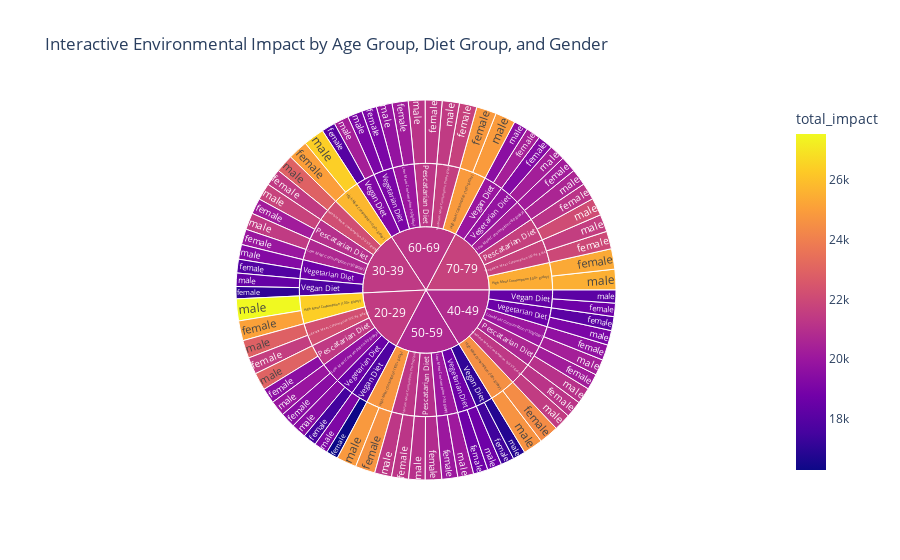

The cell this chart's notebook holds for it:
### Code cell
# Assuming 'df' is your DataFrame and you have hierarchical data such as age_group -> diet_group -> sex
# You also need a measure to sum up for the sizes of the Sunburst segments, such as 'total_impact'
fig = px.sunburst(
    df,
    path=['age_group', 'diet_group', 'sex'],  # Define hierarchy
    values='total_impact',  # Define the size of the segments
    color='total_impact',  # Color segments by their size/value
    title='Interactive Environmental Impact by Age Group, Diet Group, and Gender'
)

# Show the interactive figure
fig.show()

### Figure 1 — Plotly figure (JSON) as saved in the notebook; plotly's stock layout.template omitted (floating-point values rounded to 4 significant figures)
{"data": [{"branchvalues": "total", "customdata": [[19540.0], [20210.0], [20220.0], [20870.0], [21310.0], [21160.0], [21560.0], [21410.0], [21180.0], [21220.0], [21690.0], [21970.0], [25110.0], [25030.0], [24430.0], [24630.0], [24840.0], [25330.0], [19460.0], [19960.0], [19710.0], [20010.0], [20200.0], [20220.0], [16280.0], [17070.0], [18660.0], [17390.0], [17990.0], [20370.0], [17490.0], [17900.0], [18120.0], [18660.0], [19050.0], [19280.0], [22960.0], [21740.0], [21070.0], [21050.0], [21160.0], [22120.0], [22880.0], [22920.0], [21480.0], [21300.0], [21440.0], [21550.0], [27550.0], [26420.0], [24660.0], [24860.0], [24930.0], [25500.0], [19950.0], [21430.0], [20360.0], [20100.0], [19790.0], [20590.0], [19150.0], [18410.0], [18160.0], [16790.0], [20330.0], [19520.0], [19480.0], [19310.0], [19060.0], [18670.0], [19050.0], [20310.0], [21370.0], [21000.0], [20650.0], [20960.0], [21230.0], [21650.0], [22240.0], [22190.0], [21330.0], [21260.0], [21560.0], [21760.0], [26390.0], [25740.0], [24550.0], [24750.0], [24880.0], [25410.0], [19710.0], [20720.0], [20040.0], [20060.0], [20000.0], [20410.0], [17830.0], [17770.0], [18410.0], [17100.0], [19210.0], [19950.0], [18540.0], [18630.0], [18600.0], [18670.0], [19050.0], [19810.0], [21460.0], [21390.0], [20850.0], [20780.0], [21210.0], [21710.0]], "domain": {"x": [0, 1], "y": [0, 1]}, "hovertemplate": "labels=%{label}<br>total_impact_sum=%{value}<br>parent=%{parent}<br>id=%{id}<br>total_impact=%{color}<extra></extra>", "ids": ["20-29/Pescatarian Diet/female", "30-39/Pescatarian Diet/female", "40-49/Pescatarian Diet/female", "50-59/Pescatarian Diet/female", "60-69/Pescatarian Diet/female", "70-79/Pescatarian Diet/female", "20-29/Moderate Meat Consumption (50-99 g/day)/female", "30-39/Moderate Meat Consumption (50-99 g/day)/female", "40-49/Moderate Meat Consumption (50-99 g/day)/female", "50-59/Moderate Meat Consumption (50-99 g/day)/female", "60-69/Moderate Meat Consumption (50-99 g/day)/female", "70-79/Moderate Meat Consumption (50-99 g/day)/female", "20-29/High Meat Consumption (100+ g/day)/female", "30-39/High Meat Consumption (100+ g/day)/female", "40-49/High Meat Consumption (100+ g/day)/female", "50-59/High Meat Consumption (100+ g/day)/female", "60-69/High Meat Consumption (100+ g/day)/female", "70-79/High Meat Consumption (100+ g/day)/female", "20-29/Low Meat Consumption (<50 g/day)/female", "30-39/Low Meat Consumption (<50 g/day)/female", "40-49/Low Meat Consumption (<50 g/day)/female", "50-59/Low Meat Consumption (<50 g/day)/female", "60-69/Low Meat Consumption (<50 g/day)/female", "70-79/Low Meat Consumption (<50 g/day)/female", "20-29/Vegan Diet/female", "30-39/Vegan Diet/female", "40-49/Vegan Diet/female", "50-59/Vegan Diet/female", "60-69/Vegan Diet/female", "70-79/Vegan Diet/female", "20-29/Vegetarian Diet/female", "30-39/Vegetarian Diet/female", "40-49/Vegetarian Diet/female", "50-59/Vegetarian Diet/female", "60-69/Vegetarian Diet/female", "70-79/Vegetarian Diet/female", "20-29/Pescatarian Diet/male", "30-39/Pescatarian Diet/male", "40-49/Pescatarian Diet/male", "50-59/Pescatarian Diet/male", "60-69/Pescatarian Diet/male", "70-79/Pescatarian Diet/male", "20-29/Moderate Meat Consumption (50-99 g/day)/male", "30-39/Moderate Meat Consumption (50-99 g/day)/male", "40-49/Moderate Meat Consumption (50-99 g/day)/male", "50-59/Moderate Meat Consumption (50-99 g/day)/male", "60-69/Moderate Meat Consumption (50-99 g/day)/male", "70-79/Moderate Meat Consumption (50-99 g/day)/male", "20-29/High Meat Consumption (100+ g/day)/male", "30-39/High Meat Consumption (100+ g/day)/male", "40-49/High Meat Consumption (100+ g/day)/male", "50-59/High Meat Consumption (100+ g/day)/male", "60-69/High Meat Consumption (100+ g/day)/male", "70-79/High Meat Consumption (100+ g/day)/male", "20-29/Low Meat Consumption (<50 g/day)/male", "30-39/Low Meat Consumption (<50 g/day)/male", "40-49/Low Meat Consumption (<50 g/day)/male", "50-59/Low Meat Consumption (<50 g/day)/male", "60-69/Low Meat Consumption (<50 g/day)/male", "70-79/Low Meat Consumption (<50 g/day)/male", "20-29/Vegan Diet/male", "30-39/Vegan Diet/male", "40-49/Vegan Diet/male", "50-59/Vegan Diet/male", "60-69/Vegan Diet/male", "70-79/Vegan Diet/male", "20-29/Vegetarian Diet/male", "30-39/Vegetarian Diet/male", "40-49/Vegetarian Diet/male", "50-59/Vegetarian Diet/male", "60-69/Vegetarian Diet/male", "70-79/Vegetarian Diet/male", "20-29/Pescatarian Diet", "30-39/Pescatarian Diet", "40-49/Pescatarian Diet", "50-59/Pescatarian Diet", "60-69/Pescatarian Diet", "70-79/Pescatarian Diet", "20-29/Moderate Meat Consumption (50-99 g/day)", "30-39/Moderate Meat Consumption (50-99 g/day)", "40-49/Moderate Meat Consumption (50-99 g/day)", "50-59/Moderate Meat Consumption (50-99 g/day)", "60-69/Moderate Meat Consumption (50-99 g/day)", "70-79/Moderate Meat Consumption (50-99 g/day)", "20-29/High Meat Consumption (100+ g/day)", "30-39/High Meat Consumption (100+ g/day)", "40-49/High Meat Consumption (100+ g/day)", "50-59/High Meat Consumption (100+ g/day)", "60-69/High Meat Consumption (100+ g/day)", "70-79/High Meat Consumption (100+ g/day)", "20-29/Low Meat Consumption (<50 g/day)", "30-39/Low Meat Consumption (<50 g/day)", "40-49/Low Meat Consumption (<50 g/day)", "50-59/Low Meat Consumption (<50 g/day)", "60-69/Low Meat Consumption (<50 g/day)", "70-79/Low Meat Consumption (<50 g/day)", "20-29/Vegan Diet", "30-39/Vegan Diet", "40-49/Vegan Diet", "50-59/Vegan Diet", "60-69/Vegan Diet", "70-79/Vegan Diet", "20-29/Vegetarian Diet", "30-39/Vegetarian Diet", "40-49/Vegetarian Diet", "50-59/Vegetarian Diet", "60-69/Vegetarian Diet", "70-79/Vegetarian Diet", "20-29", "30-39", "40-49", "50-59", "60-69", "70-79"], "labels": ["female", "female", "female", "female", "female", "female", "female", "female", "female", "female", "female", "female", "female", "female", "female", "female", "female", "female", "female", "female", "female", "female", "female", "female", "female", "female", "female", "female", "female", "female", "female", "female", "female", "female", "female", "female", "male", "male", "male", "male", "male", "male", "male", "male", "male", "male", "male", "male", "male", "male", "male", "male", "male", "male", "male", "male", "male", "male", "male", "male", "male", "male", "male", "male", "male", "male", "male", "male", "male", "male", "male", "male", "Pescatarian Diet", "Pescatarian Diet", "Pescatarian Diet", "Pescatarian Diet", "Pescatarian Diet", "Pescatarian Diet", "Moderate Meat Consumption (50-99 g/day)", "Moderate Meat Consumption (50-99 g/day)", "Moderate Meat Consumption (50-99 g/day)", "Moderate Meat Consumption (50-99 g/day)", "Moderate Meat Consumption (50-99 g/day)", "Moderate Meat Consumption (50-99 g/day)", "High Meat Consumption (100+ g/day)", "High Meat Consumption (100+ g/day)", "High Meat Consumption (100+ g/day)", "High Meat Consumption (100+ g/day)", "High Meat Consumption (100+ g/day)", "High Meat Consumption (100+ g/day)", "Low Meat Consumption (<50 g/day)", "Low Meat Consumption (<50 g/day)", "Low Meat Consumption (<50 g/day)", "Low Meat Consumption (<50 g/day)", "Low Meat Consumption (<50 g/day)", "Low Meat Consumption (<50 g/day)", "Vegan Diet", "Vegan Diet", "Vegan Diet", "Vegan Diet", "Vegan Diet", "Vegan Diet", "Vegetarian Diet", "Vegetarian Diet", "Vegetarian Diet", "Vegetarian Diet", "Vegetarian Diet", "Vegetarian Diet", "20-29", "30-39", "40-49", "50-59", "60-69", "70-79"], "marker": {"coloraxis": "coloraxis", "colors": [19540.0, 20210.0, 20220.0, 20870.0, 21310.0, 21160.0, 21560.0, 21410.0, 21180.0, 21220.0, 21690.0, 21970.0, 25110.0, 25030.0, 24430.0, 24630.0, 24840.0, 25330.0, 19460.0, 19960.0, 19710.0, 20010.0, 20200.0, 20220.0, 16280.0, 17070.0, 18660.0, 17390.0, 17990.0, 20370.0, 17490.0, 17900.0, 18120.0, 18660.0, 19050.0, 19280.0, 22960.0, 21740.0, 21070.0, 21050.0, 21160.0, 22120.0, 22880.0, 22920.0, 21480.0, 21300.0, 21440.0, 21550.0, 27550.0, 26420.0, 24660.0, 24860.0, 24930.0, 25500.0, 19950.0, 21430.0, 20360.0, 20100.0, 19790.0, 20590.0, 19150.0, 18410.0, 18160.0, 16790.0, 20330.0, 19520.0, 19480.0, 19310.0, 19060.0, 18670.0, 19050.0, 20310.0, 21370.0, 21000.0, 20650.0, 20960.0, 21230.0, 21650.0, 22240.0, 22190.0, 21330.0, 21260.0, 21560.0, 21760.0, 26390.0, 25740.0, 24550.0, 24750.0, 24880.0, 25410.0, 19710.0, 20720.0, 20040.0, 20060.0, 20000.0, 20410.0, 17830.0, 17770.0, 18410.0, 17100.0, 19210.0, 19950.0, 18540.0, 18630.0, 18600.0, 18670.0, 19050.0, 19810.0, 21460.0, 21390.0, 20850.0, 20780.0, 21210.0, 21710.0]}, "name": "", "parents": ["20-29/Pescatarian Diet", "30-39/Pescatarian Diet", "40-49/Pescatarian Diet", "50-59/Pescatarian Diet", "60-69/Pescatarian Diet", "70-79/Pescatarian Diet", "20-29/Moderate Meat Consumption (50-99 g/day)", "30-39/Moderate Meat Consumption (50-99 g/day)", "40-49/Moderate Meat Consumption (50-99 g/day)", "50-59/Moderate Meat Consumption (50-99 g/day)", "60-69/Moderate Meat Consumption (50-99 g/day)", "70-79/Moderate Meat Consumption (50-99 g/day)", "20-29/High Meat Consumption (100+ g/day)", "30-39/High Meat Consumption (100+ g/day)", "40-49/High Meat Consumption (100+ g/day)", "50-59/High Meat Consumption (100+ g/day)", "60-69/High Meat Consumption (100+ g/day)", "70-79/High Meat Consumption (100+ g/day)", "20-29/Low Meat Consumption (<50 g/day)", "30-39/Low Meat Consumption (<50 g/day)", "40-49/Low Meat Consumption (<50 g/day)", "50-59/Low Meat Consumption (<50 g/day)", "60-69/Low Meat Consumption (<50 g/day)", "70-79/Low Meat Consumption (<50 g/day)", "20-29/Vegan Diet", "30-39/Vegan Diet", "40-49/Vegan Diet", "50-59/Vegan Diet", "60-69/Vegan Diet", "70-79/Vegan Diet", "20-29/Vegetarian Diet", "30-39/Vegetarian Diet", "40-49/Vegetarian Diet", "50-59/Vegetarian Diet", "60-69/Vegetarian Diet", "70-79/Vegetarian Diet", "20-29/Pescatarian Diet", "30-39/Pescatarian Diet", "40-49/Pescatarian Diet", "50-59/Pescatarian Diet", "60-69/Pescatarian Diet", "70-79/Pescatarian Diet", "20-29/Moderate Meat Consumption (50-99 g/day)", "30-39/Moderate Meat Consumption (50-99 g/day)", "40-49/Moderate Meat Consumption (50-99 g/day)", "50-59/Moderate Meat Consumption (50-99 g/day)", "60-69/Moderate Meat Consumption (50-99 g/day)", "70-79/Moderate Meat Consumption (50-99 g/day)", "20-29/High Meat Consumption (100+ g/day)", "30-39/High Meat Consumption (100+ g/day)", "40-49/High Meat Consumption (100+ g/day)", "50-59/High Meat Consumption (100+ g/day)", "60-69/High Meat Consumption (100+ g/day)", "70-79/High Meat Consumption (100+ g/day)", "20-29/Low Meat Consumption (<50 g/day)", "30-39/Low Meat Consumption (<50 g/day)", "40-49/Low Meat Consumption (<50 g/day)", "50-59/Low Meat Consumption (<50 g/day)", "60-69/Low Meat Consumption (<50 g/day)", "70-79/Low Meat Consumption (<50 g/day)", "20-29/Vegan Diet", "30-39/Vegan Diet", "40-49/Vegan Diet", "50-59/Vegan Diet", "60-69/Vegan Diet", "70-79/Vegan Diet", "20-29/Vegetarian Diet", "30-39/Vegetarian Diet", "40-49/Vegetarian Diet", "50-59/Vegetarian Diet", "60-69/Vegetarian Diet", "70-79/Vegetarian Diet", "20-29", "30-39", "40-49", "50-59", "60-69", "70-79", "20-29", "30-39", "40-49", "50-59", "60-69", "70-79", "20-29", "30-39", "40-49", "50-59", "60-69", "70-79", "20-29", "30-39", "40-49", "50-59", "60-69", "70-79", "20-29", "30-39", "40-49", "50-59", "60-69", "70-79", "20-29", "30-39", "40-49", "50-59", "60-69", "70-79", "", "", "", "", "", ""], "type": "sunburst", "values": [18200000.0, 18720000.0, 18790000.0, 19540000.0, 20060000.0, 20090000.0, 20100000.0, 20080000.0, 20000000.0, 20170000.0, 20770000.0, 21080000.0, 23570000.0, 23560000.0, 23150000.0, 23470000.0, 23780000.0, 24250000.0, 18040000.0, 18590000.0, 18480000.0, 18940000.0, 19200000.0, 19290000.0, 14080000.0, 14560000.0, 15910000.0, 15710000.0, 16270000.0, 17250000.0, 15950000.0, 16320000.0, 16640000.0, 17230000.0, 17680000.0, 18050000.0, 20870000.0, 20100000.0, 19390000.0, 19550000.0, 19880000.0, 20990000.0, 21380000.0, 21480000.0, 20270000.0, 20220000.0, 20460000.0, 20660000.0, 26040000.0, 24910000.0, 23380000.0, 23700000.0, 23930000.0, 24510000.0, 18490000.0, 19920000.0, 19040000.0, 18870000.0, 18810000.0, 19600000.0, 16530000.0, 15800000.0, 15450000.0, 14940000.0, 17720000.0, 16790000.0, 17700000.0, 17520000.0, 17360000.0, 17190000.0, 17590000.0, 18890000.0, 39070000.0, 38810000.0, 38180000.0, 39090000.0, 39940000.0, 41070000.0, 41470000.0, 41560000.0, 40270000.0, 40380000.0, 41230000.0, 41740000.0, 49610000.0, 48470000.0, 46530000.0, 47170000.0, 47710000.0, 48760000.0, 36530000.0, 38520000.0, 37520000.0, 37810000.0, 38010000.0, 38890000.0, 30610000.0, 30360000.0, 31360000.0, 30650000.0, 34000000.0, 34040000.0, 33660000.0, 33840000.0, 34000000.0, 34420000.0, 35280000.0, 36940000.0, 230900000.0, 231600000.0, 227900000.0, 229500000.0, 236200000.0, 241400000.0]}], "layout": {"autosize": true, "coloraxis": {"colorbar": {"title": {"text": "total_impact"}}, "colorscale": [[0, "#0d0887"], [0.1111, "#46039f"], [0.2222, "#7201a8"], [0.3333, "#9c179e"], [0.4444, "#bd3786"], [0.5556, "#d8576b"], [0.6667, "#ed7953"], [0.7778, "#fb9f3a"], [0.8889, "#fdca26"], [1, "#f0f921"]]}, "legend": {"tracegroupgap": 0}, "title": {"text": "Interactive Environmental Impact by Age Group, Diet Group, and Gender"}}}
